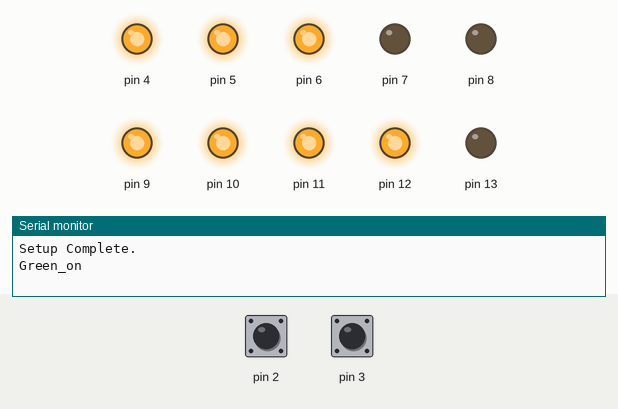
The sketch below on a simulated Arduino Uno, built with avr-gcc and run on an emulated ATmega328P. Parts: output pins drawn as LEDs (lit = HIGH), the last lines printed to the serial monitor. The test bench sets the inputs (shaded band); at power-on: pin 2 HIGH, pin 3 HIGH. Pins used as bus, display or sensor lines are not drawn.

Above: at 1.2 s.
1.3 s: pin 2 pulled LOW for 1 s
At 4.8 s:
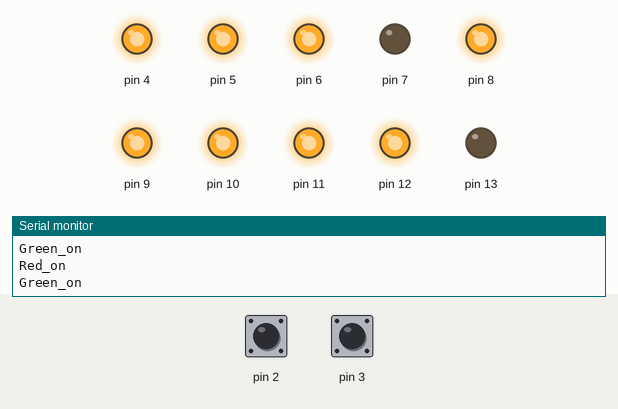
5.1 s: pin 3 pulled LOW for 1 s
At 6.6 s:
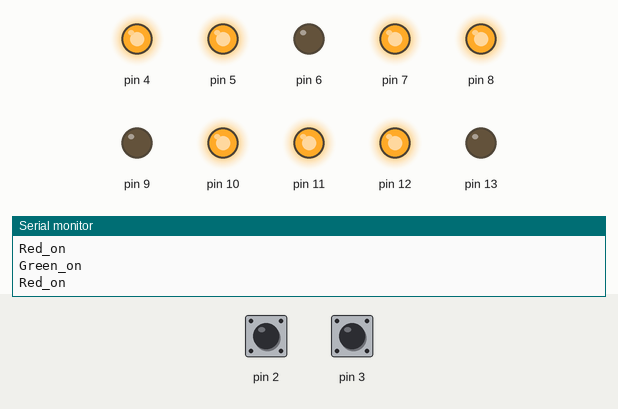
8.9 s: pin 2 pulled LOW for 3.2 s
At 11.2 s:
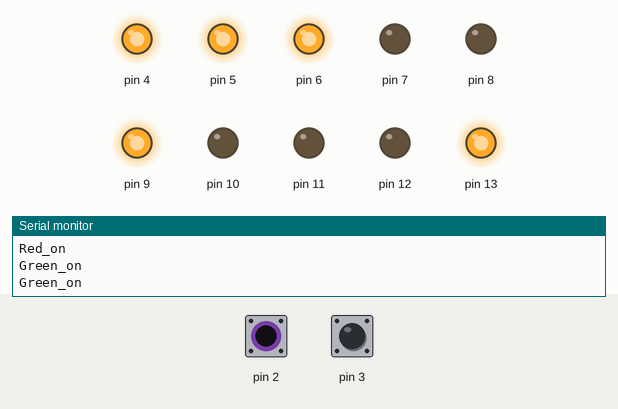
14.5 s: pin 3 pulled LOW for 3.2 s
At 16.3 s:
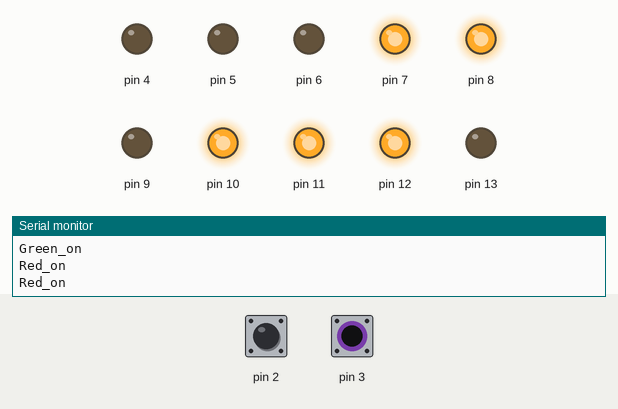
20.1 s: pin 2 pulled LOW for 0.2 s
At 21.0 s:
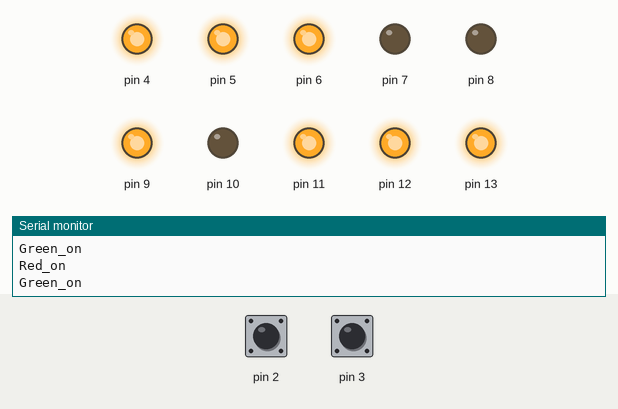
Timing chart, 0 to 23.3 s (numbered marks = the images above; inputs shaded):
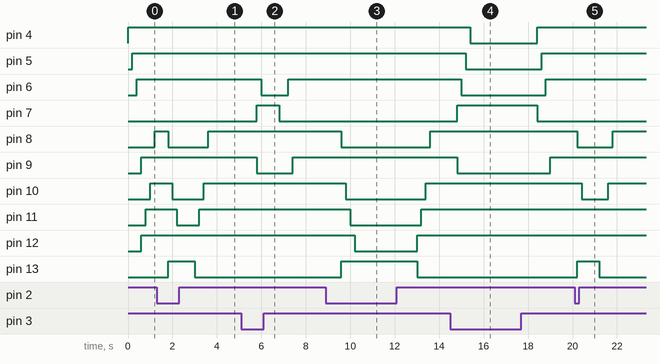

The sketch:

main.ino
```cpp
void setup() {
  pinMode(13, OUTPUT);
  pinMode(12, OUTPUT);
  pinMode(11, OUTPUT);
  pinMode(10, OUTPUT);
  pinMode(2, INPUT_PULLUP);
  pinMode(3, INPUT_PULLUP);
  pinMode(7, OUTPUT);
  pinMode(6, OUTPUT);
  pinMode(5, OUTPUT);
  pinMode(4, OUTPUT);
  pinMode(8, OUTPUT);
  pinMode(9, OUTPUT);
  pinMode(1, OUTPUT);


  Serial.begin(9600);
  Serial.println("Setup Complete.");

}

void red_on() {
    int button = digitalRead(2);
    if (button == HIGH) {
      return;
    }
    digitalWrite(13, HIGH);
    button = digitalRead(2);
    if (button == HIGH) {
      return;
    }
    digitalWrite(8, LOW);
    button = digitalRead(2);
    if (button == HIGH) {
      return;
    }
    delay(200);
    digitalWrite(10, LOW);
    delay(200);
    button = digitalRead(2);
    if (button == HIGH) {
      return;
    }
    digitalWrite(11, LOW);
    delay(200);
    button = digitalRead(2);
    if (button == HIGH) {
      return;
    }
    digitalWrite(12, LOW);

  }

void red_off() {
    int button = digitalRead(2);
    if (button == LOW) {
      return;
      Serial.print("before");
    }
    digitalWrite(13, LOW);
    button = digitalRead(2);
    if (button == LOW) {
      return;
    }
    digitalWrite(12, HIGH);
    delay(200);
    button = digitalRead(2);
    if (button == LOW) {
      return;
    }
    digitalWrite(11, HIGH);
    delay(200);
    button = digitalRead(2);
    if (button == LOW) {
      return;
    }
    digitalWrite(10, HIGH);
    delay(200);
    button = digitalRead(2);
    if (button == LOW) {
      return;
    }
    digitalWrite(8, HIGH);
  }

void green_on() {
    int button_2 = digitalRead(3);
    if (button_2 == HIGH) {
      return;
    }
    digitalWrite(7, HIGH);
    button_2 = digitalRead(3);
    if (button_2 == HIGH) {
      return;
    }
    digitalWrite(9, LOW);
    delay(200);
    button_2 = digitalRead(3);
    if (button_2 == HIGH) {
      return;
    }
    digitalWrite(6, LOW);
    delay(200);
    button_2 = digitalRead(3);
    if (button_2 == HIGH) {
      return;
    }
    digitalWrite(5, LOW);
    delay(200);
    button_2 = digitalRead(3);
    if (button_2 == HIGH) {
      return;
    }
    digitalWrite(4, LOW);
  }

void green_off() {
    int button_2 = digitalRead(3);
    if (button_2 == LOW) {
      return;
    }
    digitalWrite(7, LOW);
    button_2 = digitalRead(3);
    if (button_2 == LOW) {
      return;
    }
    digitalWrite(4, HIGH);
    delay(200);
    button_2 = digitalRead(3);
    if (button_2 == LOW) {
      return;
    }
    digitalWrite(5, HIGH);
    delay(200);
    button_2 = digitalRead(3);
    if (button_2 == LOW) {
      return;
    }
    digitalWrite(6, HIGH);
    delay(200);
    button_2 = digitalRead(3);
    if (button_2 == LOW) {
      return;
    }
    digitalWrite(9, HIGH);
  }


void loop() {
  int button = digitalRead(2);
  int button_2 = digitalRead(3);
  if (button_2 == LOW && button == HIGH) {
   green_on();
   digitalWrite(1, LOW);
  }

  else {
    green_off();
    Serial.println("Green_on");
  }

  button = digitalRead(2);
  button_2 = digitalRead(3);
  if (button == LOW && button_2 == HIGH) {
    red_on();
    digitalWrite(1, HIGH);
  }

  else {
    red_off();
    Serial.println("Red_on");
    digitalWrite(1, LOW);
  }
}
```

Measured:
- after the input at 1.3 s, pin 8: HIGH → LOW after 0.50 s, → HIGH 1.8 s later; pin 10: HIGH → LOW after 0.70 s, → HIGH 1.4 s later; pin 11: HIGH → LOW after 0.90 s, → HIGH 1.0 s later; pin 13: LOW → HIGH after 0.50 s, → LOW 1.2 s later
- after the input at 5.1 s, pin 6: HIGH → LOW after 0.90 s, → HIGH 1.2 s later; pin 7: LOW → HIGH after 0.70 s, → LOW 1.0 s later; pin 9: HIGH → LOW after 0.70 s, → HIGH 1.6 s later
- after the input at 8.9 s, pin 8: HIGH → LOW after 0.70 s, → HIGH 4.0 s later; pin 10: HIGH → LOW after 0.90 s, → HIGH 3.6 s later; pin 11: HIGH → LOW after 1.1 s, → HIGH 3.2 s later; pin 12: HIGH → LOW after 1.3 s, → HIGH 2.8 s later; pin 13: LOW → HIGH after 0.70 s, → LOW 3.4 s later
- after the input at 14.5 s, pin 4: HIGH → LOW after 0.90 s, → HIGH 3.0 s later; pin 5: HIGH → LOW after 0.70 s, → HIGH 3.4 s later; pin 6: HIGH → LOW after 0.50 s, → HIGH 3.8 s later; pin 7: LOW → HIGH after 0.30 s, → LOW 3.6 s later; pin 9: HIGH → LOW after 0.30 s, → HIGH 4.2 s later
- after the input at 20.1 s, pin 8: HIGH → LOW after 0.10 s, → HIGH 1.6 s later; pin 10: HIGH → LOW after 0.30 s, → HIGH 1.2 s later; pin 13: LOW → HIGH after 0.10 s, → LOW 1.0 s later
